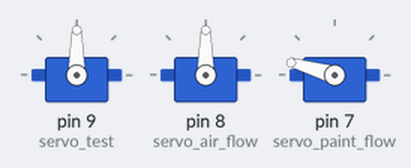
Simulated run of this sketch. Board: Arduino Uno, built with avr-gcc and run on an emulated ATmega328P. Shown: 3 × servo.

Above: at 0.05 s.
At 0.2 s:
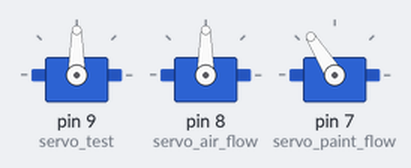
At 0.35 s:
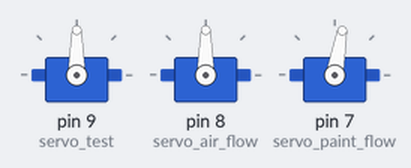
At 5.4 s:
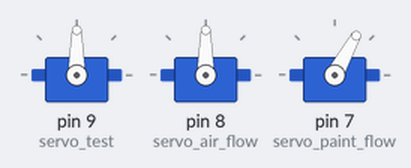
Timing chart, 0 to 13.5 s (numbered marks = the images above):
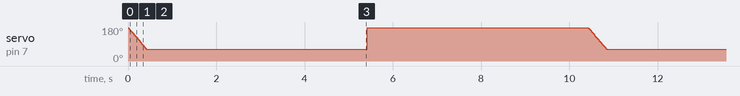

Measured:
- by itself, servo on pin 7 (servo_paint_flow): ramps from 175° to 61° and jumps back, once every 10.4 s

The sketch:

servo_test.ino
```cpp
#include <Servo.h>  //Servo library


// sudo usermod -a -G dialout rich
// Add to: /etc/rc.local

//sudo chmod a+rw /dev/ttyACM0

Servo servo_test;  //initialize a servo object for the connected servo
Servo servo_air_flow;
Servo servo_paint_flow;

int angle = 0;  // Variable used for testing
int angle_air_flow = 90;
// 10: Servo all the way back ()
// 170: All the way forward (off):

int paint_flow_angle(float flow_fraction) {
  int angle_min_flow = 175; // Based on current geometry
  int angle_max_flow = 60; // Based on current geometry
  int range = angle_min_flow - angle_max_flow;
  int angle = angle_min_flow - int(flow_fraction*range);
  return max(min(angle, angle_min_flow), angle_max_flow);
}

float paint_flow_fraction = 0.0;
//int angle_paint_flow = paint_flow_angle(air_flow_fraction);

void loop_for_servo_testing();
void loop_for_paint_flow_testing();

void setup() {
  servo_test.attach(9);  // attach the signal pin of servo to pin9 of arduino

  servo_air_flow.attach(8);
  servo_air_flow.write(angle_air_flow);

  servo_paint_flow.attach(7);
  //servo_paint_flow.write(180); // Forward position to attach servo arm
  //servo_paint_flow.write(90); //Midpoint to make sure direction of rotation correct
  //servo_paint_flow.write(60); // Trial and error to find end of range
  servo_paint_flow.write(paint_flow_angle(paint_flow_fraction));
}


void loop() {
  //loop_for_servo_testing();
  loop_for_paint_flow_testing();
}

void loop_for_paint_flow_testing() {
  for (paint_flow_fraction=0; paint_flow_fraction< 1; paint_flow_fraction+=0.005)
  {
      servo_paint_flow.write(paint_flow_angle(paint_flow_fraction));
      delay(2);
  }
  delay(5000);
  servo_paint_flow.write(paint_flow_angle(0));
  delay(5000);
}

void loop_for_servo_testing() {
  // Currently only used for testing

  for (angle = 0; angle < 180; angle += 1)  // command to move from 0 degrees to 180 degrees
  {
    servo_test.write(angle);  //command to rotate the servo to the specified angle
    delay(15);
  }

  delay(1000);

  for (angle = 180; angle >= 1; angle -= 5)  // command to move from 180 degrees to 0 degrees
  {
    servo_test.write(angle);  //command to rotate the servo to the specified angle
    delay(5);
  }

  delay(1000);
}
```
